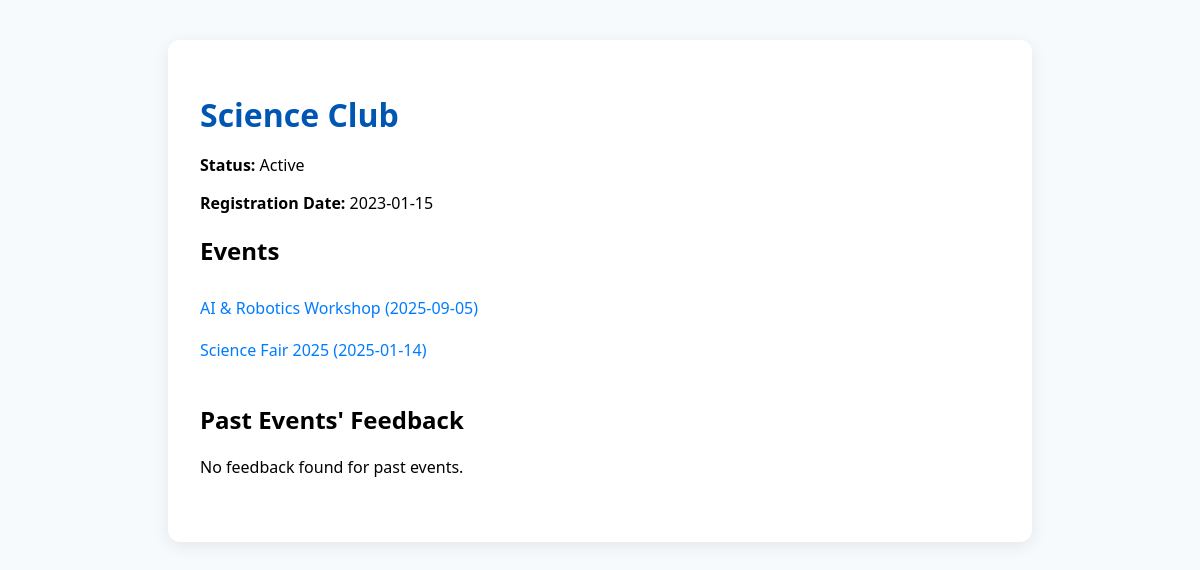
/club_info.php?club_id=1, run on an earlier commit of the app's database.
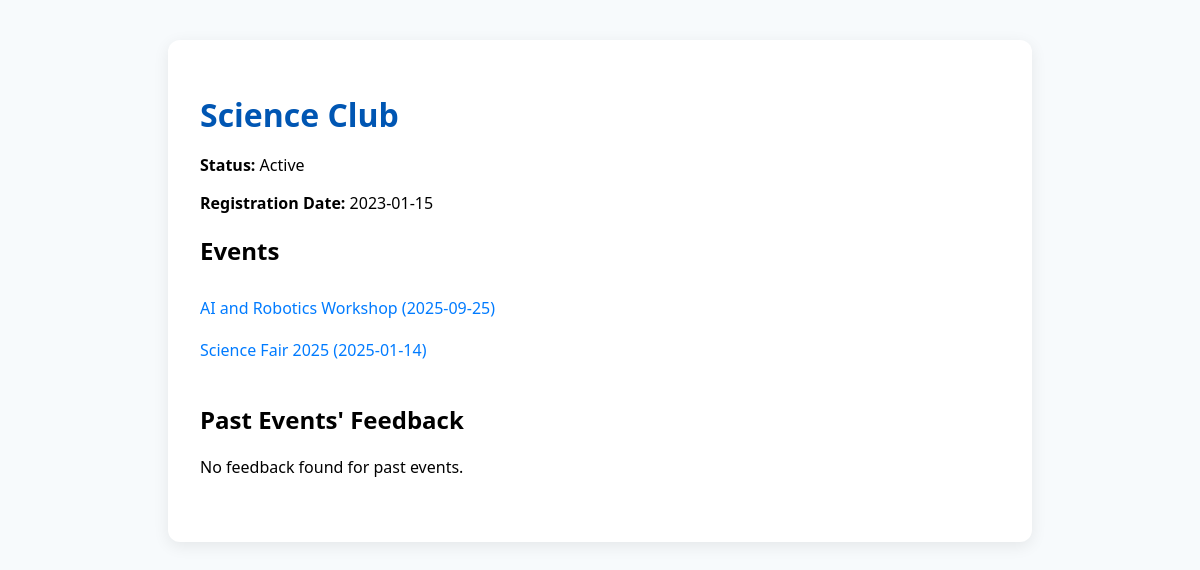
And on a later commit of the database.
### tables this page shows
CREATE TABLE `events` (
  `event_id` int(11) NOT NULL,
  `club_id` int(11) DEFAULT NULL,
  `title` varchar(100) DEFAULT NULL,
  `event_type` varchar(50) DEFAULT NULL,
  `event_date` date DEFAULT NULL,
  `start_time` time DEFAULT NULL,
  `end_time` time DEFAULT NULL,
  `approval_status` varchar(20) DEFAULT NULL,
  `total_budget` decimal(10,2) DEFAULT NULL
);

### club_info.php (the view, shortened to what this page needs)
<?php
include 'connection.php';
$club_id = isset($_GET['club_id']) ? (int)$_GET['club_id'] : 0;
$club_res = mysqli_query($conn, "SELECT * FROM clubs WHERE club_id = $club_id");
$club = mysqli_fetch_assoc($club_res);
$events_res = mysqli_query($conn, "SELECT * FROM events WHERE club_id = $club_id ORDER BY event_date DESC");
$events = [];
if ($events_res && mysqli_num_rows($events_res) > 0) {
    while ($row = mysqli_fetch_assoc($events_res)) {
        $events[] = $row;
    }
}
$feedbacks = [];
?>
<!DOCTYPE html>
<html>
<head>
</head>
<body>
<div class="container">
    <h1><?php echo htmlspecialchars($club['club_name'] ?? 'Club Info'); ?></h1>
    <p><strong>Status:</strong> <?php echo htmlspecialchars($club['status'] ?? ''); ?></p>
    <p><strong>Registration Date:</strong> <?php echo htmlspecialchars($club['registration_date'] ?? ''); ?></p>
    <div class="events-list">
        <h2>Events</h2>
        <?php if (!empty($events)): ?>
            <?php foreach ($events as $evt): ?>
                <a class="event-link" href="event_info.php?event_id=<?php echo (int)$evt['event_id']; ?>">
                    <?php echo htmlspecialchars($evt['title']) . ' (' . htmlspecialchars($evt['event_date']) . ')'; ?>
                </a>
            <?php endforeach; ?>
        <?php else: ?>
            <p>No events found for this club.</p>
        <?php endif; ?>
    </div>
    <div class="feedback-list">
        <h2>Past Events' Feedback</h2>
        <?php if (!empty($feedbacks)): ?>
            <?php foreach ($feedbacks as $fb): ?>
                <div class="feedback-item">
                    <strong><?php echo htmlspecialchars($fb['event_title']); ?> (<?php echo htmlspecialchars($fb['event_date']); ?>)</strong><br>
                    <strong>Rating:</strong> <?php echo htmlspecialchars($fb['rating']); ?><br>
                    <strong>Comments:</strong> <?php echo htmlspecialchars($fb['comments']); ?><br>
                    <strong>Submitted On:</strong> <?php echo htmlspecialchars($fb['submitted_on']); ?>
                </div>
            <?php endforeach; ?>
        <?php else: ?>
            <p>No feedback found for past events.</p>
        <?php endif; ?>
    </div>
</div>
</body>
</html>

What changed in the data, as far as the page shows it:
removed events: title "AI & Robotics Workshop", event_date "2025-09-05"
added events: title "AI and Robotics Workshop", event_date "2025-09-25"
